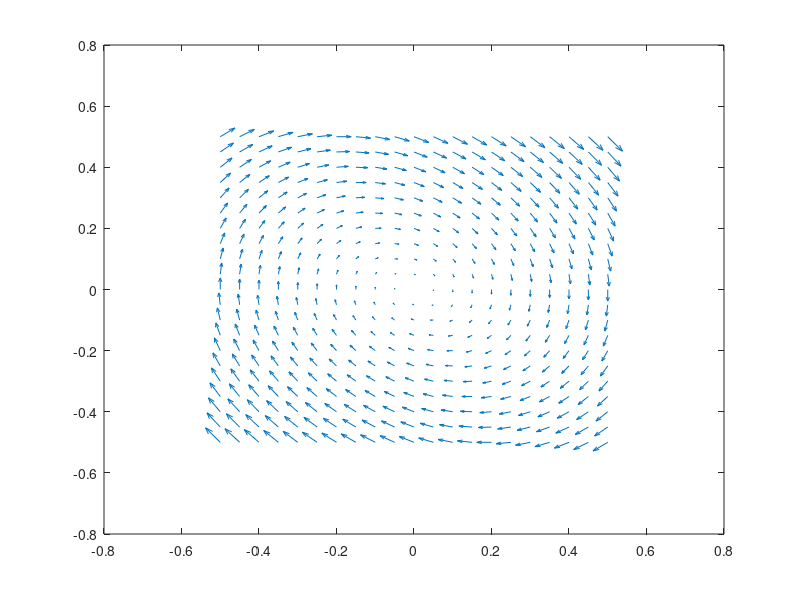

Here is the MATLAB script that generated this plot:
[x1, x2] = meshgrid(-0.5:0.05:0.5,-0.5:0.05:0.5);
kp = 1;
kv = 0.5*(1-abs(x1));
x2dot = -(kv).*x2-(kp).*x1;
x1dot = x2;

quiver(x1,x2,x1dot,x2dot)
